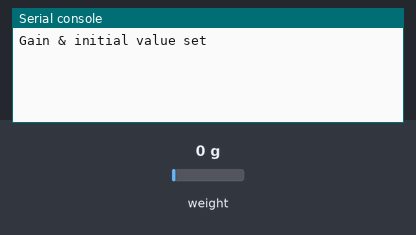
The program below on a simulated MicroPython board. Shown: the last lines printed to the serial console. The test bench sets the inputs (shaded band); at power-on: weight on the scale 0 g. Library files of the repository ran but are not shown: hx711.py.

Above: at 1.3 s.
1.4 s: weight on the scale set to 100 g
At 3.5 s:
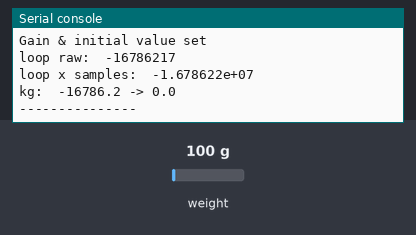
4.0 s: weight on the scale set to 1250 g
At 5.3 s:
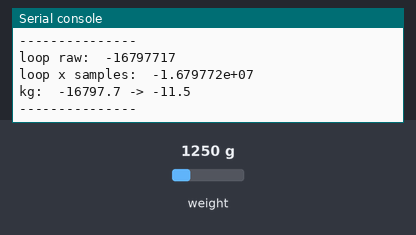

The program:

esp_hx711_test.py
```python
from hx711 import HX711  # Importa a classe HX711 do módulo hx711

# Define os pinos de dados (DT) e o pino de clock serial (SCK) para o HX711
DATA_PIN = 2  # Pino conectado ao DT (Data)
SCK_PIN = 4   # Pino conectado ao SCK (Clock)

# Cria uma instância do objeto HX711
hx = HX711(DATA_PIN, SCK_PIN)
hx.set_scale(10)  # Define a escala do sensor
xvar = 0  # Inicializa a variável para armazenar o peso da tara conhecida

# Função principal
while True:
    hx.tare()  # Solicita a leitura do peso de tara conhecido
    read = hx.read()  # Lê os dados brutos do sensor
    average = hx.read_average()  # Lê a média do peso (com base em várias leituras)
    value = hx.make_average()  # Lê a média do peso de outra forma, utilizando uma divisão

    # Se o peso da tara ainda não foi armazenado
    if xvar == 0:
        xvar = value  # Armazena o peso da tara

    output = float(value) - float(xvar)  # Calcula o peso líquido subtraindo a tara

    # Exibe os valores lidos
    print('loop raw: ', read)  # Imprime o valor bruto da leitura
    print('loop x samples: ', average)  # Imprime a média de várias amostras
    print('kg: ', value, '->', output)  # Imprime o peso em quilogramas e o peso líquido calculado
    print('---------------')  # Imprime um separador para melhor visualização no loop
```

Measured:
- after the input at 1.4 s, the serial console: prints a new line after 1.1 s (image 1)
- after the input at 4.0 s, the serial console: prints a new line after 0.90 s (image 2)
